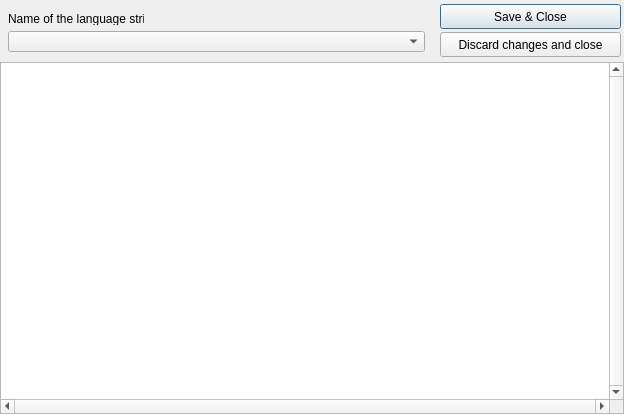
<?xml version="1.0" encoding="UTF-8"?>
<ui version="4.0">
  <class>DOSBoxLangEditForm</class>
  <widget class="QDialog" name="DOSBoxLangEditForm">
    <property name="geometry"><rect><x>0</x><y>0</y><width>624</width><height>414</height></rect></property>
    <property name="windowTitle"><string>DOSBoxLangEditForm</string></property>
    <property name="vclPosition" stdset="0"><string notr="true">poOwnerFormCenter</string></property>
    <property name="vclBorderIcons" stdset="0"><string notr="true">biSystemMenu,biMaximize</string></property>
    <property name="vclMinWidth" stdset="0"><number>400</number></property>
    <property name="vclMinHeight" stdset="0"><number>250</number></property>
    <property name="vclDesignWidth" stdset="0"><number>624</number></property>
    <property name="vclDesignHeight" stdset="0"><number>414</number></property>
    <widget class="QFrame" name="Panel">
      <property name="geometry"><rect><x>0</x><y>0</y><width>624</width><height>62</height></rect></property>
      <property name="vclAlign" stdset="0"><string notr="true">alTop</string></property>
      <property name="frameShape"><enum>QFrame::NoFrame</enum></property>
      <property name="frameShadow"><enum>QFrame::Plain</enum></property>
      <property name="vclClass" stdset="0"><string notr="true">TPanel</string></property>
      <widget class="QLabel" name="LanguageStringLabel">
        <property name="geometry"><rect><x>8</x><y>12</y><width>136</width><height>13</height></rect></property>
        <property name="text"><string>Name of the language string</string></property>
        <property name="textFormat"><enum>Qt::PlainText</enum></property>
        <property name="alignment"><set>Qt::AlignLeft|Qt::AlignTop</set></property>
        <property name="vclAutoSize" stdset="0"><bool>true</bool></property>
      </widget>
      <widget class="QComboBox" name="LanguageStringComboBox">
        <property name="geometry"><rect><x>8</x><y>31</y><width>417</width><height>21</height></rect></property>
        <property name="vclAnchors" stdset="0"><string notr="true">akLeft,akTop,akRight</string></property>
        <property name="editable"><bool>false</bool></property>
        <property name="maxVisibleItems"><number>8</number></property>
      </widget>
      <widget class="QPushButton" name="OKButton">
        <property name="geometry"><rect><x>440</x><y>4</y><width>181</width><height>25</height></rect></property>
        <property name="vclAnchors" stdset="0"><string notr="true">akTop,akRight</string></property>
        <property name="text"><string>Save &amp;&amp; Close</string></property>
        <property name="icon"><iconset resource="../../resources/dfend.qrc"><normaloff>:/glyphs/e14ef6f791580315.png</normaloff></iconset></property>
        <property name="default"><bool>true</bool></property>
        <property name="vclOnClick" stdset="0"><string notr="true">ButtonWork</string></property>
      </widget>
      <widget class="QPushButton" name="CancelButton">
        <property name="geometry"><rect><x>440</x><y>32</y><width>181</width><height>25</height></rect></property>
        <property name="vclAnchors" stdset="0"><string notr="true">akTop,akRight</string></property>
        <property name="tag" stdset="0"><number>1</number></property>
        <property name="text"><string>Discard changes and close</string></property>
        <property name="icon"><iconset resource="../../resources/dfend.qrc"><normaloff>:/glyphs/bd0ff9a43277f4e6.png</normaloff></iconset></property>
        <property name="autoDefault"><bool>false</bool></property>
        <property name="vclCancel" stdset="0"><bool>true</bool></property>
        <property name="vclOnClick" stdset="0"><string notr="true">ButtonWork</string></property>
      </widget>
    </widget>
    <widget class="QTextEdit" name="Memo">
      <property name="geometry"><rect><x>0</x><y>62</y><width>624</width><height>352</height></rect></property>
      <property name="font">
        <font>
          <family>Courier New</family>
          <pointsize>10</pointsize>
        </font>
      </property>
      <property name="vclAlign" stdset="0"><string notr="true">alClient</string></property>
      <property name="lineWrapMode"><enum>QTextEdit::NoWrap</enum></property>
      <property name="verticalScrollBarPolicy"><enum>Qt::ScrollBarAlwaysOn</enum></property>
      <property name="horizontalScrollBarPolicy"><enum>Qt::ScrollBarAlwaysOn</enum></property>
      <property name="acceptRichText"><bool>false</bool></property>
    </widget>
  </widget>
  <tabstops>
    <tabstop>LanguageStringComboBox</tabstop>
    <tabstop>OKButton</tabstop>
    <tabstop>CancelButton</tabstop>
    <tabstop>Memo</tabstop>
  </tabstops>
  <resources><include location="../../resources/dfend.qrc"/></resources>
  <connections/>
</ui>
